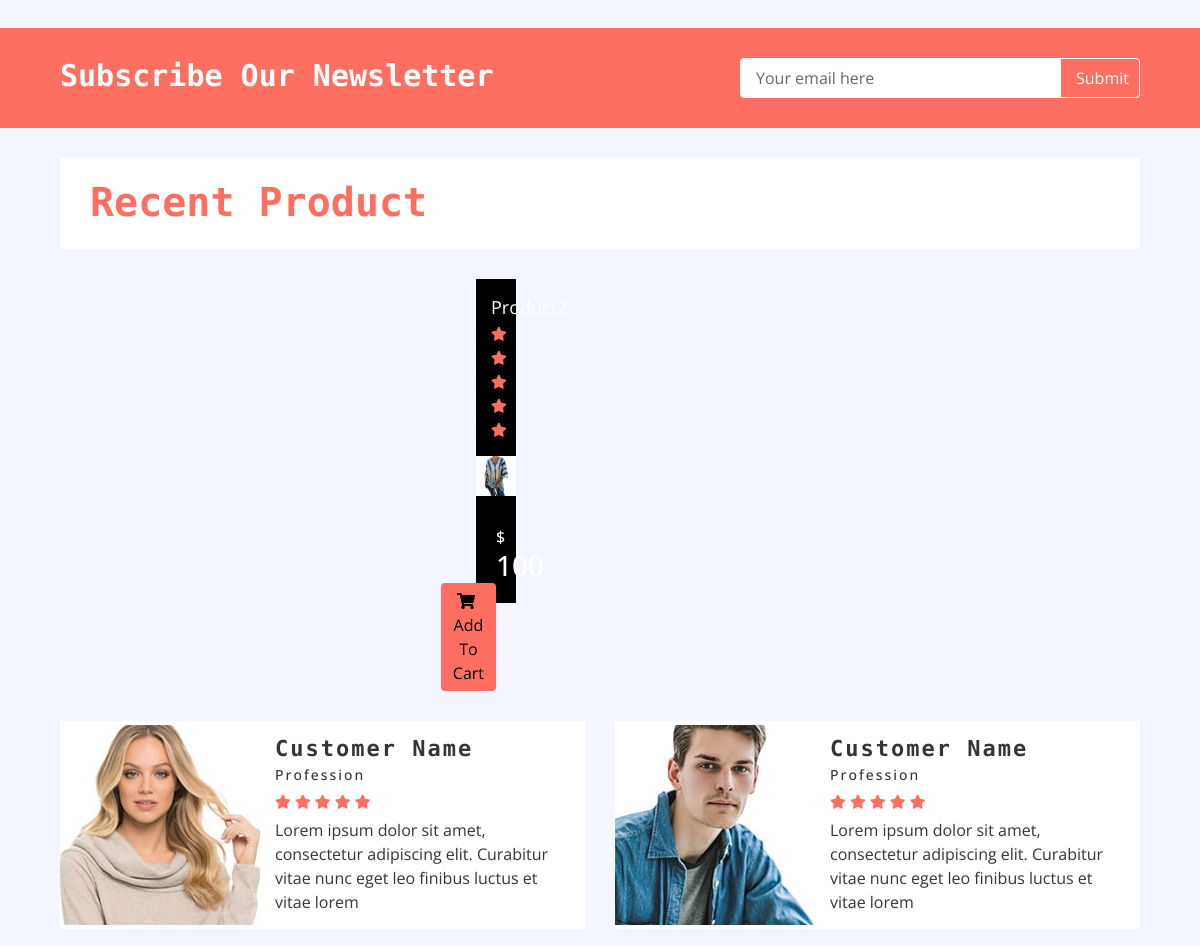
The app's page / (middle part), older data.
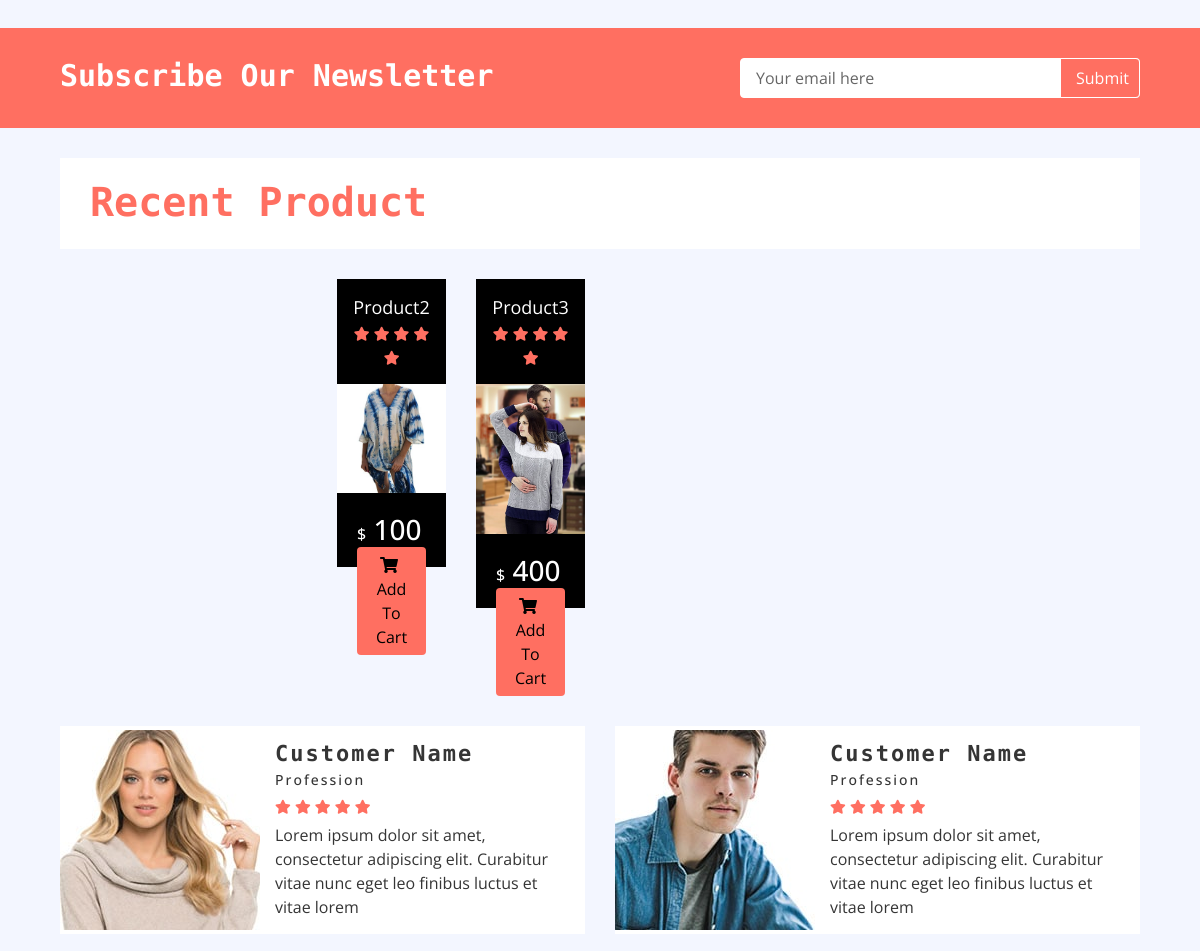
The same page, newer data.
### home/models.py (models this page shows, shortened)
class Product(models.Model):
    name = models.CharField(max_length=300)
    slug = models.CharField(max_length=500,unique=True)
    image = models.ImageField(upload_to='media')
    price = models.IntegerField()
    discounted_price = models.IntegerField(default=0)
    description = models.TextField(blank=True)
    specification = models.TextField(blank = True)
    category =models.ForeignKey(Category,on_delete=models.CASCADE)
    subcategory = models.ForeignKey(SubCategory, on_delete=models.CASCADE)
    brand = models.ForeignKey(Brand, on_delete=models.CASCADE)
    labels = models.CharField(choices=LABELS,max_length=50)
    stock = models.CharField(choices=STOCK,max_length=50)

### home/views.py (the view)
# urls.py: path('', HomeView.as_view(), name='home'),
class HomeView(BaseView):
    def get(self,request):
        self.views
        self.views['sliders'] = Slider.objects.all()
        self.views['ads'] = Ad.objects.all()
        self.views['brands'] = Brand.objects.all()
        self.views['news'] = Product.objects.filter(labels = 'new')
        self.views['hots'] = Product.objects.filter(labels='hot')
        self.views['sales'] = Product.objects.filter(labels='sale')
        return render(request,'index.html',self.views)

### templates/index.html (shortened to what the changed rows need)
{% extends 'base.html' %}
{% load static %}
{% block content %}
        <div class="newsletter">
            <div class="container-fluid">
                <div class="row">
                    <div class="col-md-6">
                        <h1>Subscribe Our Newsletter</h1>
                    </div>
                </div>
            </div>
        </div>
        <div class="recent-product product">
            <div class="container-fluid">
                <div class="section-header">
                    <h1>Recent Product</h1>
                </div>
                <div class="row align-items-center product-slider product-slider-4">
                    {% for hot in news %}
                    <div class="col-lg-3">
                        <div class="product-item">
                            <div class="product-title">
                                <a href="/product_details/{{hot.slug}}">{{hot.name}}</a>
                                <div class="ratting">
                                    <i class="fa fa-star"></i>
                                    <i class="fa fa-star"></i>
                                    <i class="fa fa-star"></i>
                                    <i class="fa fa-star"></i>
                                    <i class="fa fa-star"></i>
                                </div>
                            </div>
                            <div class="product-image">
                                <a href="product-detail.html">
                                    <img src="{{hot.image.url}}" alt="Product Image">
                                </a>
                            </div>
                            <div class="product-price">
                                <h3><span>$</span>{% if hot.discounted_price > 0 %}
                                {{hot.discounted_price}}
                                {% else %}
                                {{hot.price}}
                                {% endif %}</h3>
                                <a class="btn" href="/add_cart/{{hot.slug}}"><i class="fa fa-shopping-cart"></i>Add To Cart</a>
                            </div>
                        </div>
                    </div>
                    {% endfor %}
                </div>
            </div>
        </div>
        <div class="review">
            <div class="container-fluid">
                <div class="row align-items-center review-slider normal-slider">
                    <div class="col-md-6">
                        <div class="review-slider-item">
                            <div class="review-text">
                                <h2>Customer Name</h2>
                            </div>
                        </div>
                    </div>
                    <div class="col-md-6">
                        <div class="review-slider-item">
                            <div class="review-text">
                                <h2>Customer Name</h2>
                            </div>
                        </div>
                    </div>
                </div>
            </div>
        </div>
{% endblock %}

Row changes from the older to the newer data that the page shows:
added Product: name "Product3", image (picture), price "400"
